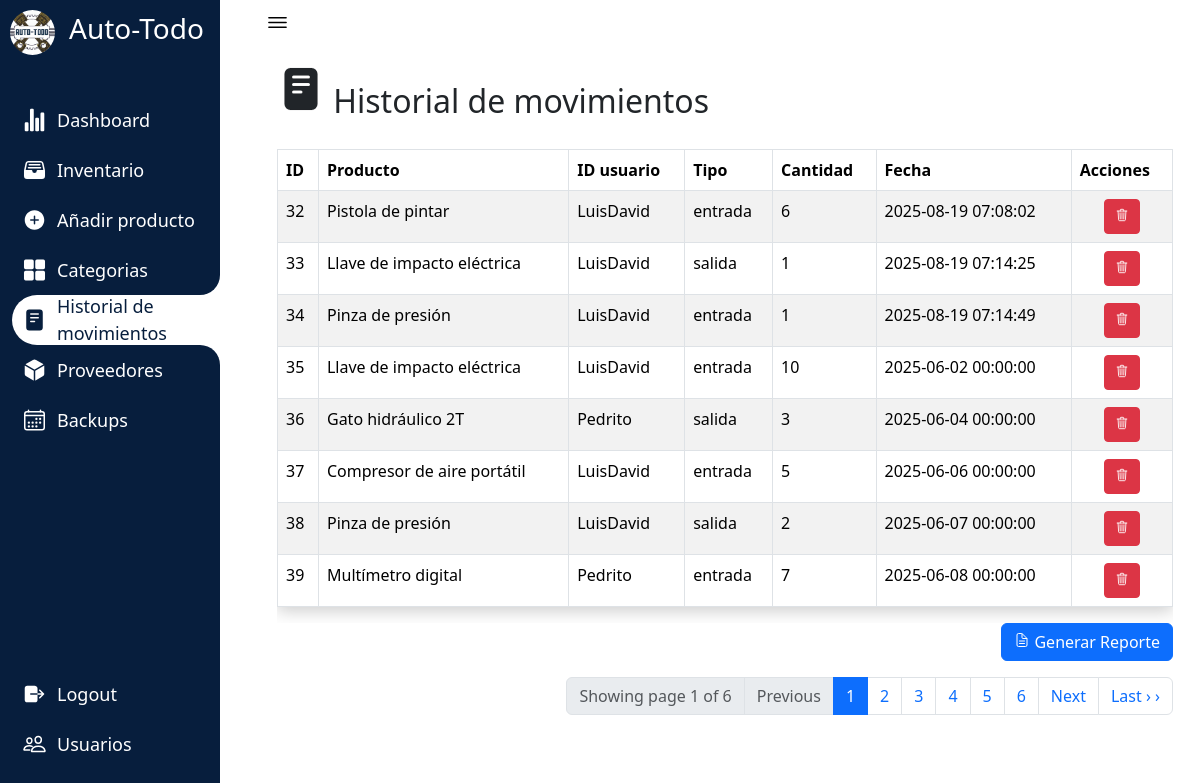
/views/History.php (signed in), run on the app's committed database.
### tables this page shows
CREATE TABLE `movimiento` (
  `id_movimiento` int(11) NOT NULL AUTO_INCREMENT,
  `id_producto` int(11) DEFAULT NULL,
  `tipo_movimiento` enum('entrada','salida') DEFAULT NULL,
  `cantidad` int(11) DEFAULT NULL,
  `fecha_movimiento` datetime DEFAULT NULL,
  `id_usuario` int(11) DEFAULT NULL,
  `nombre` text DEFAULT NULL,
  PRIMARY KEY (`id_movimiento`),
  KEY `id_producto` (`id_producto`),
  KEY `id_usuario` (`id_usuario`),
  CONSTRAINT `movimiento_ibfk_1` FOREIGN KEY (`id_producto`) REFERENCES `producto` (`id_producto`),
  CONSTRAINT `movimiento_ibfk_2` FOREIGN KEY (`id_usuario`) REFERENCES `usuarios` (`id_usuario`)
);

CREATE TABLE `usuarios` (
  `id_usuario` int(11) NOT NULL AUTO_INCREMENT,
  `nombre` varchar(100) DEFAULT NULL,
  `correo` varchar(100) DEFAULT NULL,
  `contra` varchar(255) DEFAULT NULL,
  `rol` enum('admin','usuario') DEFAULT NULL,
  `fecha_creacion` datetime DEFAULT current_timestamp(),
  PRIMARY KEY (`id_usuario`)
);

### views/History.php (the view, shortened to what this page needs)
<?php
require_once "../system/config.php";
?>
<!DOCTYPE html>
<html lang="en">
<head>
    <link rel="stylesheet" href="../assets/css/testin3.css">
    <link href="https://cdn.jsdelivr.net/npm/bootstrap@5.3.1/dist/css/bootstrap.min.css" rel="stylesheet">
</head>
<?php
        $id_usuario = (int) $_SESSION['id_usuario'];
        $sql = "SELECT * FROM usuarios WHERE id_usuario = ?";
        $stmt = $conn->prepare($sql);
        $stmt->bind_param("i", $id_usuario);
        $stmt->execute();
        $resultado = $stmt->get_result();
        if ($row = $resultado->fetch_assoc()) {
            $rol = $row['rol'];
        } else {
            echo "Usuario no encontrado.";
        }
        if($rol === "admin"){
        include '../includes/sidebar_admin.php';
        }else if($rol === "usuario"){
            include '../includes/sidebar_usuario.php';
        }
    ?>
<section class="dashboard">
    <div class="top">
        <ion-icon class="navToggle" name="menu-outline"></ion-icon>
    </div>
    <div class="content-wrapper">
        <div class="container">
            <div class="row">
                <div class="col-lg-12 col-offset-2">
                    <div class="page-header">
                        <h2 class="mt-3 mt-md-0">
                            <ion-icon name="reader" style="font-size:1.5em;"></ion-icon> Historial de movimientos
                        </h2>
                    </div>
                    <div class="col-md-12">
                    <div>
                        <div class="row">
                            <div class="col-md-12">
                                <div class="table-responsive" style="margin-top:20px;">
                                    <table class="table table-bordered table-striped">
                                        <thead>
                                            <th>ID</th>
                                            <th>Producto</th>
                                            <th>ID usuario</th>
                                            <th>Tipo</th>
                                            <th>Cantidad</th>
                                            <th>Fecha</th>
                                            <th>Acciones</th>
                                        </thead>
                                        <tbody>
                                            <?php
                                                if(isset($_GET['page_no']) && $_GET['page_no']!=""){
                                                    $page_no=$_GET['page_no'];
                                                }else{
                                                    $page_no=1;
                                                }
                                                $total_records_per_page=8;
                                                $offset=($page_no-1)* $total_records_per_page;
                                                $previous_page=$page_no-1;
                                                $next_page=$page_no+1;
                                                $result_count=mysqli_query($conn,"SELECT COUNT(*) as total_records FROM movimiento");
                                                $total_records=mysqli_fetch_array($result_count);
                                                $total_records=$total_records['total_records'];
                                                $total_no_of_pages=ceil($total_records / $total_records_per_page);
                                                $sql=mysqli_query($conn, "SELECT * FROM movimiento LIMIT $offset, $total_records_per_page");
                                                $row=mysqli_num_rows($sql);
                                                if($row >0){
                                                    while($row =mysqli_fetch_array($sql)){
                                                        ?>
                                            <tr>
                                                <td><?php echo $row['id_movimiento'];?></td>
                                                <td><?php echo $row['nombre'];?></td>
                                                <?php
                                                    $cat_id = $row['id_usuario'];
                                                    $cat_query = mysqli_query($conn, "SELECT nombre FROM usuarios WHERE id_usuario = $cat_id");
                                                    $cat_row = mysqli_fetch_assoc($cat_query);
                                                    $cat_name = $cat_row ? $cat_row['nombre'] : 'Sin usuario';
                                                    ?>
                                                <td><?php echo $cat_name; ?></td>
                                                <td><?php echo $row['tipo_movimiento'];?></td>
                                                <td><?php echo $row['cantidad'];?></td>
                                                <td><?php echo $row['fecha_movimiento'];?></td>
                                                <td class="text-center">
                                                    <div class="d-flex justify-content-center gap-2">
                                                        <a href="History.php?delid=<?php echo htmlentities($row['id_movimiento']); ?>"
                                                            onClick="return confirm('¿Seguro que deseas eliminar esta movimiento?');"
                                                            class="btn btn-danger btn-sm">
                                                            <ion-icon name="trash-outline"></ion-icon>
                                                        </a>
                                                    </div>
                                                </td>
                                            </tr>
                                            <?php
                                }
                            }
                            ?>
                                        </tbody>
                                    </table>
                                </div>
                                <div class="d-flex justify-content-end mb-3">
                                    <button type="button" class="btn btn-primary" data-bs-toggle="modal"
                                        data-bs-target="#modalReportes">
                                        <ion-icon name="document-text-outline"></ion-icon> Generar Reporte
                                    </button>
                                </div>
                                <ul class="pagination justify-content-end mt-3">
                                    <li class="page-item disabled">
                                        <span class="page-link">Showing page
                                            <?php echo $page_no . " of " . $total_no_of_pages; ?></span>
                                    </li>
                                    <li class="page-item <?php if ($page_no <= 1) echo 'disabled'; ?>">
                                        <a class="page-link"
                                            <?php if ($page_no > 1) echo "href='?page_no=$previous_page'"; ?>>Previous</a>
                                    </li>
                                    <?php
                                        if ($total_no_of_pages <= 10) {
                                            for ($counter = 1; $counter <= $total_no_of_pages; $counter++) {
                                                echo "<li class='page-item ";
                                                echo ($counter == $page_no) ? "active'>" : "'>";
                                                echo "<a class='page-link' href='?page_no=$counter'>$counter</a></li>";
                                            }
                                        }
                                        ?>
                                    <li class="page-item <?php if ($page_no >= $total_no_of_pages) echo 'disabled'; ?>">
                                        <a class="page-link"
                                            <?php if ($page_no < $total_no_of_pages) echo "href='?page_no=$next_page'"; ?>>Next</a>
                                    </li>
                                    <?php if ($page_no < $total_no_of_pages) {
                                        echo "<li class='page-item'><a class='page-link' href='?page_no=$total_no_of_pages'>Last &rsaquo; &rsaquo;</a></li>";
                                    } ?>
                                </ul>
                            </div>
                        </div>
                    </div>
                </div>
            </div>
        </div>
    </div>
    </div>
</section>
</body>
</html>

### assets/css/testin3.css (style rules this page uses)
* { margin: 0; padding: 0; box-sizing: border-box; }
:root { --primary-color:#071e3d; --nav-color: #071e3d; --dash-color: #fff; --logo-color: #fff; --text-color: #000; --text-color-light: #333; --white: #fff; --border-color: #ccc; --toggle-color: #fff; --title-icon-color: #fff; --time-03: all 0.3s linear; --time-02: all 0.2s linear; }
.dashboard { position: relative; left: 250px; width: calc(100% - 250px); min-height: 100vh; background-color: var(--dash-color); padding: 10px 15px; transition: var(--time-03); }
.dashboard .top { position: fixed; background-color: var(--dash-color); display: flex; justify-content: space-between; align-items: center; left: 250px; top: 0; padding: 10px 15px; width: calc(100% - 250px); transition: var(--time-03); z-index: 100; }
.dashboard .top .navToggle { font-size: 25px; color: var(--text-color); cursor: pointer; }
.container { padding:1%; background-color: white; margin-top:5%; transition: border-radius 0.5s cubic-bezier(0.175, 0.885, 0.32, 1.275); }
.content-wrapper { margin-top: 20px; transition: all 0.3s ease-in-out; }
.table td .btn { white-space: nowrap; padding: 6px 10px; }
.dashboard .content-wrapper { top: 0; transition: var(--time-03); }
table { box-shadow: 0 4px 16px rgba(0, 0, 0, 0.2); }
.table-responsive { min-height: 300px; }

### data on the page
movimiento: id_movimiento "32", nombre "Pistola de pintar", id_usuario.nombre "LuisDavid", tipo_movimiento "entrada", cantidad "6", fecha_movimiento "2025-08-19 07:08:02"
movimiento: id_movimiento "33", nombre "Llave de impacto eléctrica", id_usuario.nombre "LuisDavid", tipo_movimiento "salida", cantidad "1", fecha_movimiento "2025-08-19 07:14:25"
movimiento: id_movimiento "34", nombre "Pinza de presión", id_usuario.nombre "LuisDavid", tipo_movimiento "entrada", cantidad "1", fecha_movimiento "2025-08-19 07:14:49"
movimiento: id_movimiento "35", nombre "Llave de impacto eléctrica", id_usuario.nombre "LuisDavid", tipo_movimiento "entrada", cantidad "10", fecha_movimiento "2025-06-02 00:00:00"
movimiento: id_movimiento "36", nombre "Gato hidráulico 2T", id_usuario.nombre "Pedrito", tipo_movimiento "salida", cantidad "3", fecha_movimiento "2025-06-04 00:00:00"
movimiento: id_movimiento "37", nombre "Compresor de aire portátil", id_usuario.nombre "LuisDavid", tipo_movimiento "entrada", cantidad "5", fecha_movimiento "2025-06-06 00:00:00"
movimiento: id_movimiento "38", nombre "Pinza de presión", id_usuario.nombre "LuisDavid", tipo_movimiento "salida", cantidad "2", fecha_movimiento "2025-06-07 00:00:00"
movimiento: id_movimiento "39", nombre "Multímetro digital", id_usuario.nombre "Pedrito", tipo_movimiento "entrada", cantidad "7", fecha_movimiento "2025-06-08 00:00:00"

### other printed values
$page_no "1"
$total_no_of_pages "6"
